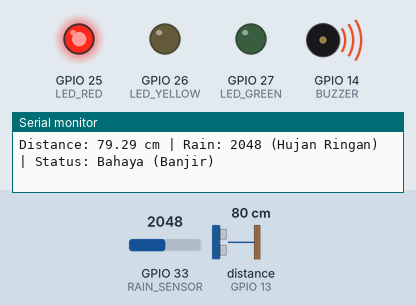
Recording of a sketch running on a simulated ESP32. Parts: output pins drawn as LEDs (lit = HIGH), buzzer (waves = sounding), the last lines printed to the serial monitor. Wiring (inferred from the names in the program): ultrasonic range finder: trigger GPIO 12; echo GPIO 13. Inputs (shaded band) come from the test bench; at power-on: distance to the obstacle (sensor on GPIO 13) 80 cm, GPIO 33 (RAIN_SENSOR) = 2048. The echo pulse lasts 58.3 µs per cm; pins used as bus, display or sensor lines are not drawn.

Above: at 1.8 s.
1.9 s: distance to the obstacle (sensor on GPIO 13) set to 96 cm
3.4 s: distance to the obstacle (sensor on GPIO 13) set to 106 cm
At 4.7 s:
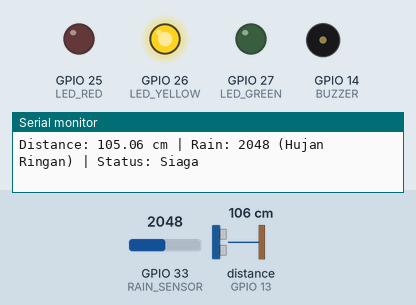
5.5 s: GPIO 33 (RAIN_SENSOR) set to 2443
7.0 s: GPIO 33 (RAIN_SENSOR) set to 2558
Timing chart, 0 to 10.0 s (numbered marks = the images above; inputs shaded):
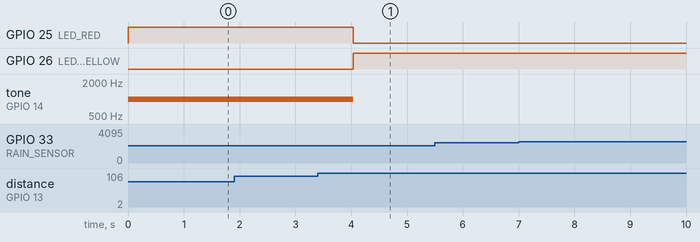

Measured:
- the behaviour switches between 100 and 101 cm on distance to the obstacle (sensor on GPIO 13) (found by bisection; images 0 and 1)
- after the input at 3.4 s, GPIO 25 (LED_RED): HIGH → LOW after 0.63 s; GPIO 26 (LED_YELLOW): LOW → HIGH after 0.63 s; tone on GPIO 14 (BUZZER): 1000 Hz → silent after 0.63 s

The sketch:

rainguard_iot.ino
```cpp
// PIN SETUP
#define TRIG_PIN 12
#define ECHO_PIN 13

#define LED_GREEN 27
#define LED_YELLOW 26
#define LED_RED 25
#define BUZZER 14

#define RAIN_SENSOR 33

long duration;
float distance;
String statusBanjir;

void setup() {
  Serial.begin(115200);

  pinMode(TRIG_PIN, OUTPUT);
  pinMode(ECHO_PIN, INPUT);

  pinMode(LED_GREEN, OUTPUT);
  pinMode(LED_YELLOW, OUTPUT);
  pinMode(LED_RED, OUTPUT);
  pinMode(BUZZER, OUTPUT);
}

float readDistance() {
  digitalWrite(TRIG_PIN, LOW);
  delayMicroseconds(2);

  digitalWrite(TRIG_PIN, HIGH);
  delayMicroseconds(10);
  digitalWrite(TRIG_PIN, LOW);

  duration = pulseIn(ECHO_PIN, HIGH);
  distance = duration * 0.034 / 2;

  return distance;
}

void loop() {
  float d = readDistance();
  int rainValue = analogRead(RAIN_SENSOR); // 0 - 4095

  String rainStatus;

  // KATEGORI HUJAN
  if (rainValue < 1000) {
    rainStatus = "Tidak Hujan";
  } else if (rainValue < 2500) {
    rainStatus = "Hujan Ringan";
  } else {
    rainStatus = "Hujan Deras";
  }

  // LOGIKA BANJIR (kombinasi)
  if (rainValue < 1000 && d > 200) {
    statusBanjir = "Aman";
    digitalWrite(LED_GREEN, HIGH);
    digitalWrite(LED_YELLOW, LOW);
    digitalWrite(LED_RED, LOW);
    noTone(BUZZER);

  } else if (rainValue >= 1000 && d > 200) {
    statusBanjir = "Hujan";
    digitalWrite(LED_GREEN, LOW);
    digitalWrite(LED_YELLOW, HIGH);
    digitalWrite(LED_RED, LOW);
    noTone(BUZZER);

  } else if (d <= 200 && d > 100) {
    statusBanjir = "Siaga";
    digitalWrite(LED_GREEN, LOW);
    digitalWrite(LED_YELLOW, HIGH);
    digitalWrite(LED_RED, LOW);
    noTone(BUZZER);

  } else {
    statusBanjir = "Bahaya (Banjir)";
    digitalWrite(LED_GREEN, LOW);
    digitalWrite(LED_YELLOW, LOW);
    digitalWrite(LED_RED, HIGH);
    tone(BUZZER, 1000);
  }

  // OUTPUT SERIAL
  Serial.print("Distance: ");
  Serial.print(d);
  Serial.print(" cm | Rain: ");
  Serial.print(rainValue);
  Serial.print(" (");
  Serial.print(rainStatus);
  Serial.print(") | Status: ");
  Serial.println(statusBanjir);

  delay(1000);
}
```
